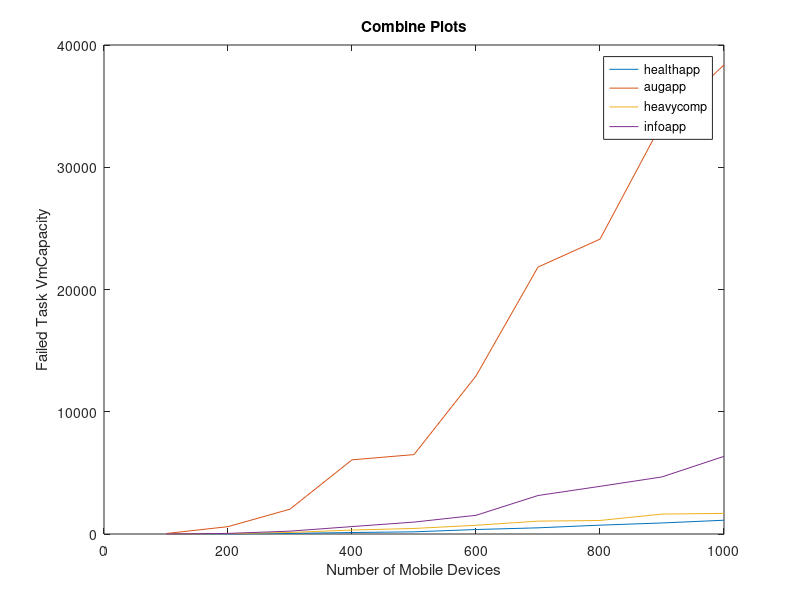

MATLAB code to generate this figure:
health_app=csvread('HEALTH_APP.csv');
aug_app=csvread('AUGMENTED_REALITY.csv');
heavy_comp=csvread('HEAVY_COMP_APP.csv');
info_app =csvread('INFOTAINMENT_APP.csv');

col5 = info_app(:,1);
col3 = aug_app(:,1);
col1 = health_app(:,1);
col4 = heavy_comp(:,1);
col2 = [100,200,300,400,500,600,700,800,900,1000];

plot(col2,col1)
title('Combine Plots')
ylabel('Failed Task VmCapacity')
xlabel('Number of Mobile Devices')

x='Failed_Task_VmCapacity';

hold on 

plot(col2,col3)
plot(col2,col4)
plot(col2,col5)

hold off
legend('healthapp','augapp','heavycomp','infoapp')

filename = strcat(' ',x);
saveas(gcf, filename, 'pdf');